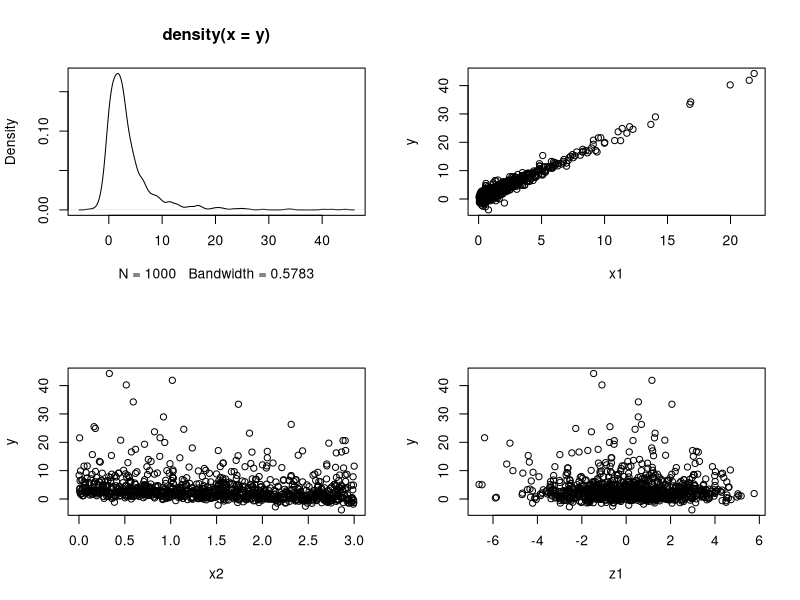

Here is the R script that generated this plot:
rm(list=ls())
library(MASS)
library(foreign)


##############################################
# simulate data for heteroskedastic regression

# 1) set up the beta & sigma values
beta0 <- 1.5
beta1 <- 2
beta2 <- -1
sigma0 <- -0.5
sigma1 <- -0.1

# 2) number of observations (and num. of Simulations)
nobs = 1000

# 3) set up covariates
x1 <- exp(rnorm(nobs,0,1))
x2 <- runif(nobs,0,3)
z1 <- rnorm(nobs,0,2)

# 4) Calculate Y
gamma <- exp(sigma0 + sigma1 * z1 + rnorm(nobs,mean=0,sd=0.5))
y <- NULL

for(i in 1:nobs){
  y[i] <- beta0 + x1[i] * beta1 + x2[i] * beta2 + rnorm(1,mean=0,sd=gamma[i])
}


############
# check data

par(mfrow=c(2,2))
plot(density(y))
plot(y~x1)
plot(y~x2)
plot(y~z1)
par(mfrow=c(1,1))

y <- as.matrix(y)
x <- cbind(x1,x2)
z <- as.matrix(z1)



##################################
# Heteroskedastic regression in R

hetero.lik <- function(theta, y, x, z, data) {
  #tmp <- na.omit(data[,c(y,x,z)])
  #y <- tmp[,y]
  x <- cbind(1,x)
  z <- cbind(1,z)
  beta <- theta[1:ncol(x)]
  gamma <- theta[(ncol(x)+1):(ncol(x)+ncol(z))]
  # Residuals
  e <- y - (x%*%beta)
  # variance parameterization
  sigma2 <- exp(z%*%gamma)
  # Log lik function for each observation
  logl <- -1/2*log(sigma2) - 1/2*(e^2/(sigma2))
  # Log lik function is sum over N observations
  logl <- sum(logl)
  return(logl)
}

# start values for maximization algorithm
stval <- rep(0,ncol(x)+ncol(z)+2)
# maximize the likelihood function numerically using optim()
res <- optim(stval                       # starting values
             , fn=hetero.lik             # the likelihood function
             , method="BFGS"             # maximization method
             , control=list(fnscale=-1, trace=1, maxit=200)  # maximize rather than minimize funct
             , y=y, x=x, z=z             # the data
             , hessian=T)

# results in table
result <- cbind(res$par,sqrt(diag(solve(-res$hessian))))
colnames(result) <- c("Coef","S.E.")
rownames(result) <- c(paste("beta",0:ncol(x)), paste("sigma",0:1))
print(result)

# R Results for Sigma coefficients
result[4:5,1]

